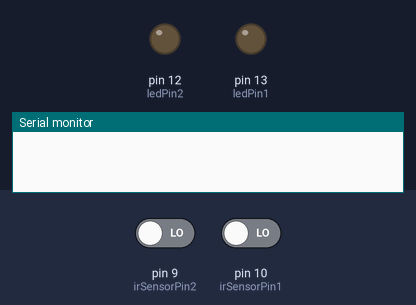
A sketch run on a simulated Arduino Uno, built with avr-gcc and run on an emulated ATmega328P. Shown: output pins drawn as LEDs (lit = HIGH), the last lines printed to the serial monitor. Inputs (shaded band) come from the test bench; at power-on: pin 9 (irSensorPin2) LOW, pin 10 (irSensorPin1) LOW.

Above: at 1.2 s.
1.3 s: pin 9 (irSensorPin2) driven HIGH
At 2.5 s:
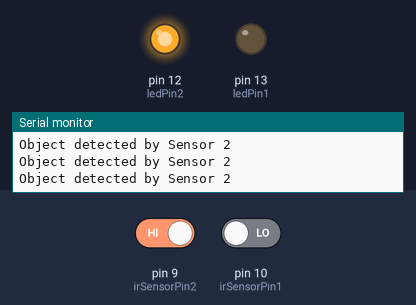
2.8 s: pin 10 (irSensorPin1) driven HIGH
At 3.8 s:
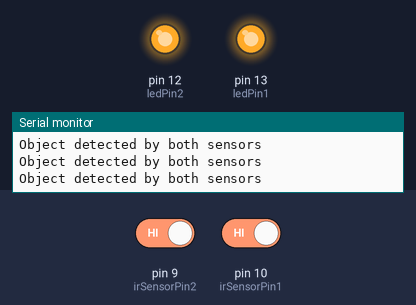
4.3 s: pin 9 (irSensorPin2) driven LOW
At 5.0 s:
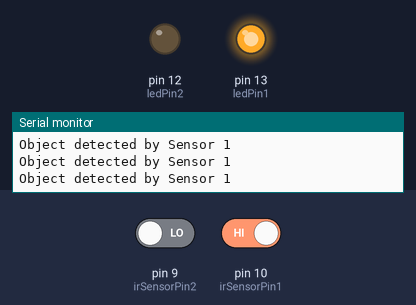
5.8 s: pin 10 (irSensorPin1) driven LOW
At 6.3 s:
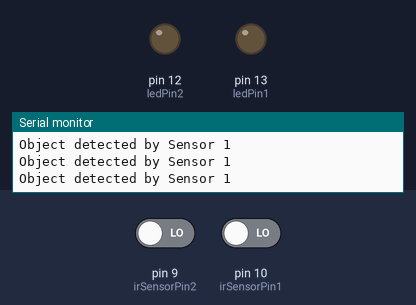
Timing chart, 0 to 8.3 s (numbered marks = the images above; inputs shaded):
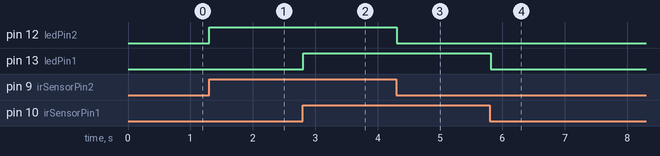

The sketch:

chess_board_.ino
```cpp
// Define the pins for the IR sensors
const int irSensorPin1 = 10;
const int irSensorPin2 = 9;

// Define the pins for the LEDs
const int ledPin1 = 13;
const int ledPin2 = 12;

void setup() {
  pinMode(irSensorPin1, INPUT);
  pinMode(irSensorPin2, INPUT);
  pinMode(ledPin1, OUTPUT);
  pinMode(ledPin2, OUTPUT);

  digitalWrite(ledPin1, LOW); // Ensure LED 1 is initially off
  digitalWrite(ledPin2, LOW); // Ensure LED 2 is initially off

  Serial.begin(9600);
}

void loop() {
  // Read the state of the first IR sensor
  int irSensorState1 = digitalRead(irSensorPin1);
  // Read the state of the second IR sensor
  int irSensorState2 = digitalRead(irSensorPin2);

  // Check if both IR sensors detect an object
  if (irSensorState1 == HIGH && irSensorState2 == HIGH) {
    digitalWrite(ledPin1, HIGH); // Turn on the first LED
    digitalWrite(ledPin2, HIGH); // Turn on the second LED
    Serial.println("Object detected by both sensors");
  } else {
    // Check if the first IR sensor detects an object
    if (irSensorState1 == HIGH) {
      digitalWrite(ledPin1, HIGH); // Turn on the first LED
      digitalWrite(ledPin2, LOW);  // Turn off the second LED
      Serial.println("Object detected by Sensor 1");
    } else {
      digitalWrite(ledPin1, LOW); // Turn off the first LED
    }

    // Check if the second IR sensor detects an object
    if (irSensorState2 == HIGH) {
      digitalWrite(ledPin2, HIGH); // Turn on the second LED
      digitalWrite(ledPin1, LOW);  // Turn off the first LED
      Serial.println("Object detected by Sensor 2");
    } else {
      digitalWrite(ledPin2, LOW); // Turn off the second LED
    }
  }

  delay(100); // Adjust the delay as needed
}
```

Measured:
- after the input at 1.3 s, pin 12 (ledPin2): LOW → HIGH at once
- after the input at 2.8 s, pin 13 (ledPin1): LOW → HIGH at once
- after the input at 4.3 s, pin 12 (ledPin2): HIGH → LOW at once
- after the input at 5.8 s, pin 13 (ledPin1): HIGH → LOW at once
